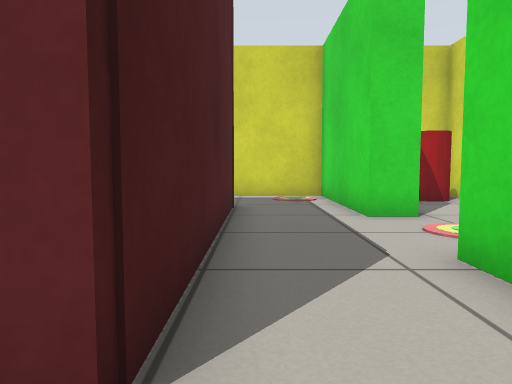
view 1 (above)

16 first-person views from a walk through a Gazebo world. The camera is 0.5 m above the floor, tilts 4° down and sees 70° across. The floor is counted in squares, 0.5 m on a side. Each view is taken from the middle of a square. On the plan, view 1 faces up. The plan holds only what a view shows up to about 13 squares ahead; the rest is blank.

view 2
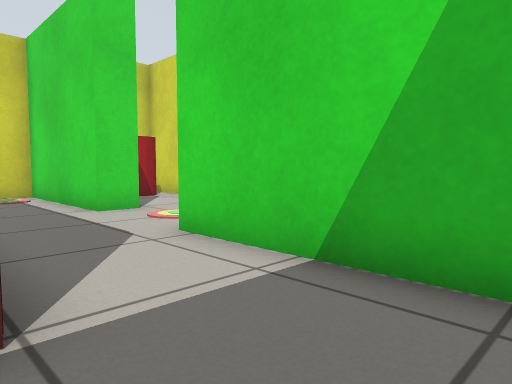

view 3
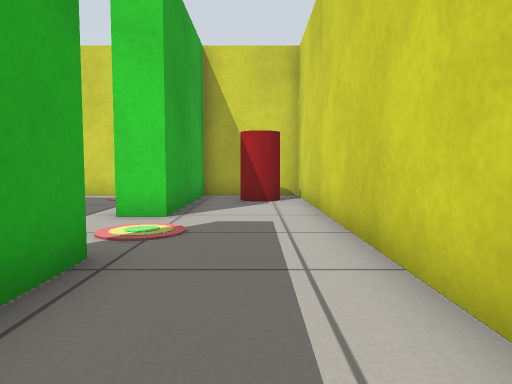

view 4
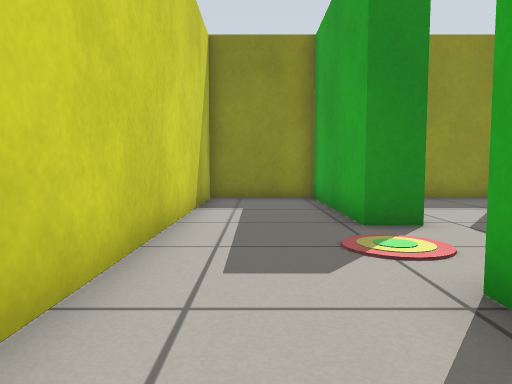

view 5
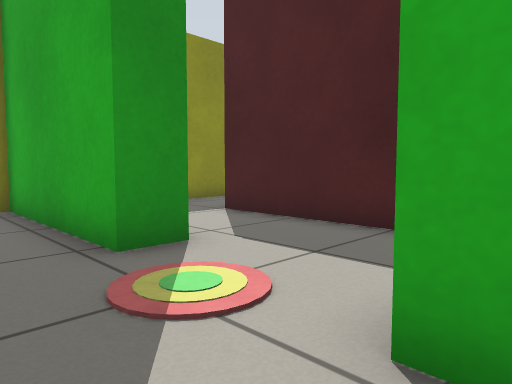

view 6
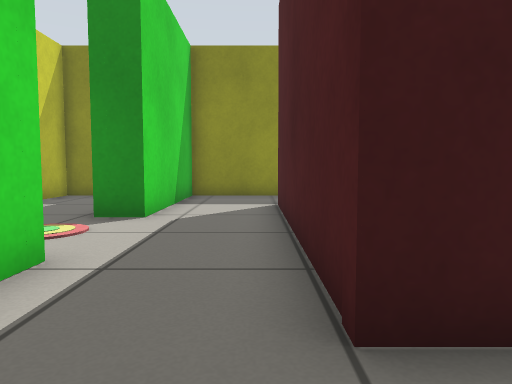

view 7
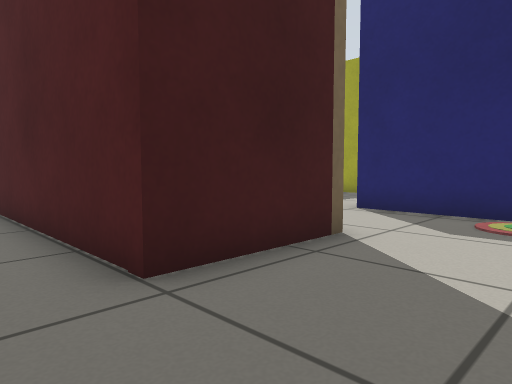

view 8
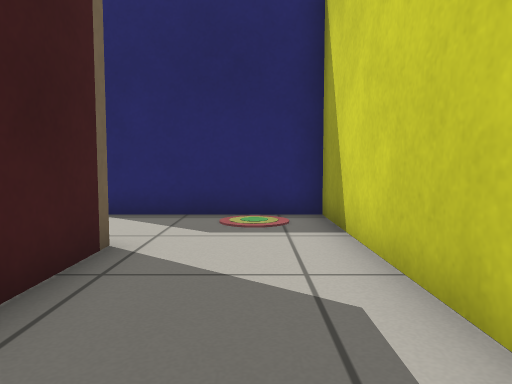

view 9
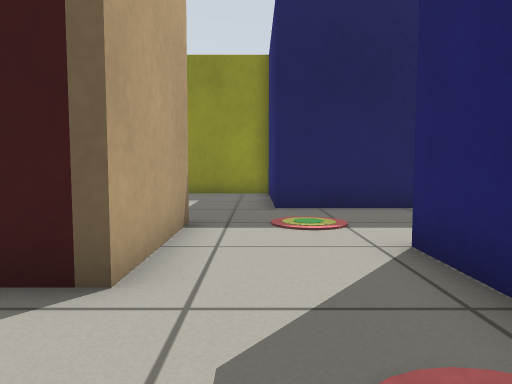

view 10
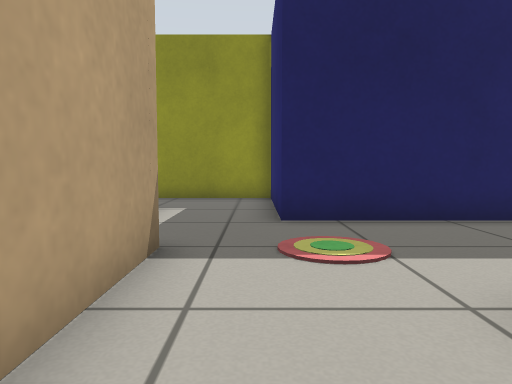

view 11
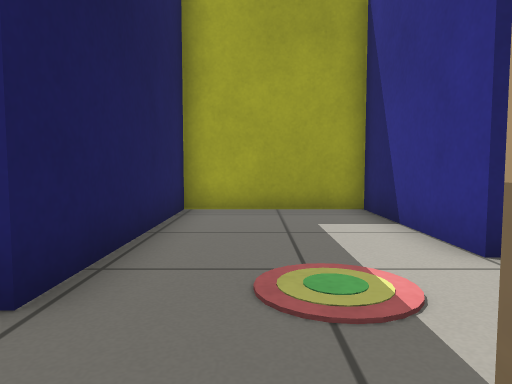

view 12
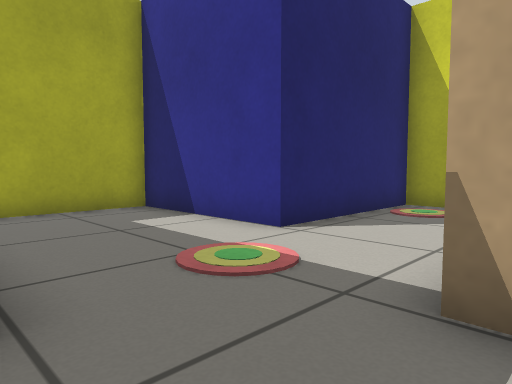

view 13
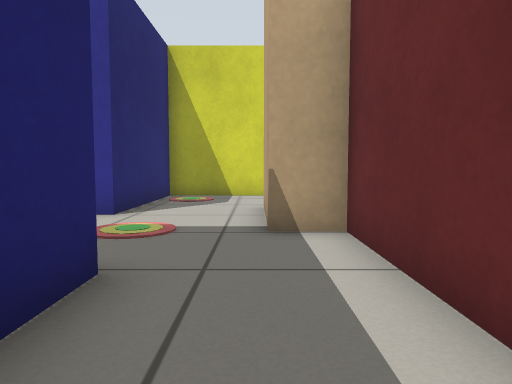

view 14
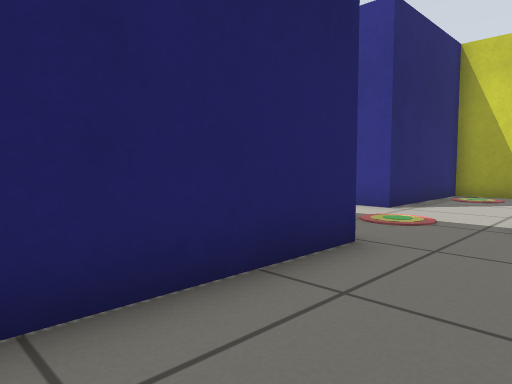

view 15
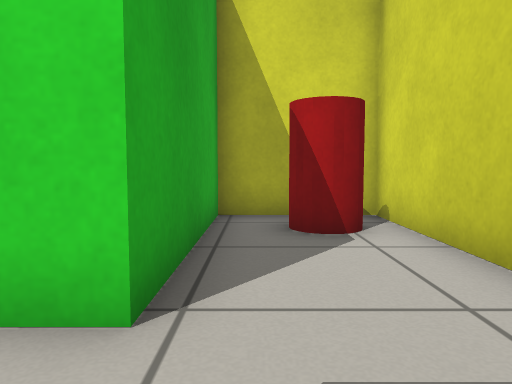

view 16
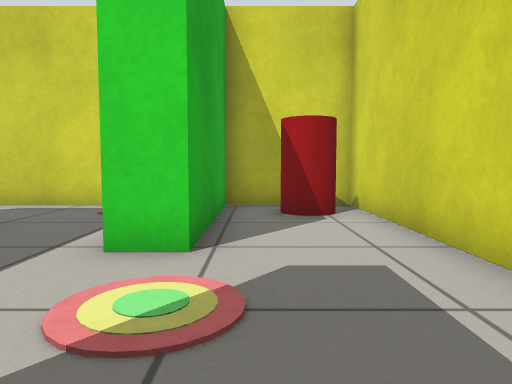

### Floor plan
Points are (right, up) in squares from view 1. A wall is a line through its corners. A room is listed if a view was taken in it or the views show most of it. See-through windows are left out.
Room 1 (views 1, 2)
walls: (-0.6, 1.3) (-1, 1.3); (-2.5, -1.4) (2.2, -1.4) (2.2, 1.5)
ways out: opening at (0.5, 2.5) to room 2; opening at (-1.5, 0) to room 5
Room 2 (views 3, 4, 5, 15, 16)
walls: (2.2, 1.5) (2.2, 3.9) (3.2, 3.9) (3.2, -1.4) (6.5, -1.4) (6.5, 12.5) (3.2, 12.5) (3.2, 7.2) (2.2, 7.2) (2.2, 9.6); (-0.6, 9.1) (-0.6, 1.3)
ways out: opening at (0.5, 2.5) to room 1; opening at (0.5, 8.5) to room 3
objects: red cylinder (5, 11)
Room 3 (views 6, 7, 8, 9, 10)
walls: (-3.8, 7.4) (-3.8, 9.1) (-0.6, 9.1); (2.2, 9.6) (2.2, 12.5) (-6.9, 12.5) (-6.9, 7.5)
ways out: opening at (0.5, 8.5) to room 2; opening at (-5.5, 8.5) to room 4
Room 4 (view 11)
walls: (-6.9, 7.5) (-11.4, 7.5) (-11.4, 3.3) (-5.5, 3.3); (-2.6, 3.6) (-2.6, 5.5) (-3.8, 5.5) (-3.8, 7.4)
ways out: opening at (-5.5, 8.5) to room 3; opening at (-4, 2.5) to room 5
Room 5 (views 12, 13, 14)
walls: (-2.6, 1.9) (-2.6, 3.6); (-5.5, 3.3) (-5.5, -1.4) (-2.5, -1.4)
ways out: opening at (-1.5, 0) to room 1; opening at (-4, 2.5) to room 4

Positions as (right, up) in squares from view 1, and headings:
1: (0, 0), facing up
2: (-1, -1), facing up-right
3: (5, 0), facing up
4: (5, 10), facing down
5: (5, 8), facing down-left
6: (0, 11), facing down
7: (1, 12), facing down-left
8: (1, 11), facing left
9: (-5, 12), facing down
10: (-5, 10), facing down
11: (-3, 5), facing left
12: (-3, 3), facing up-left
13: (-4, 0), facing up
14: (-3, -1), facing up-left
15: (4, 5), facing up
16: (4, 3), facing up
